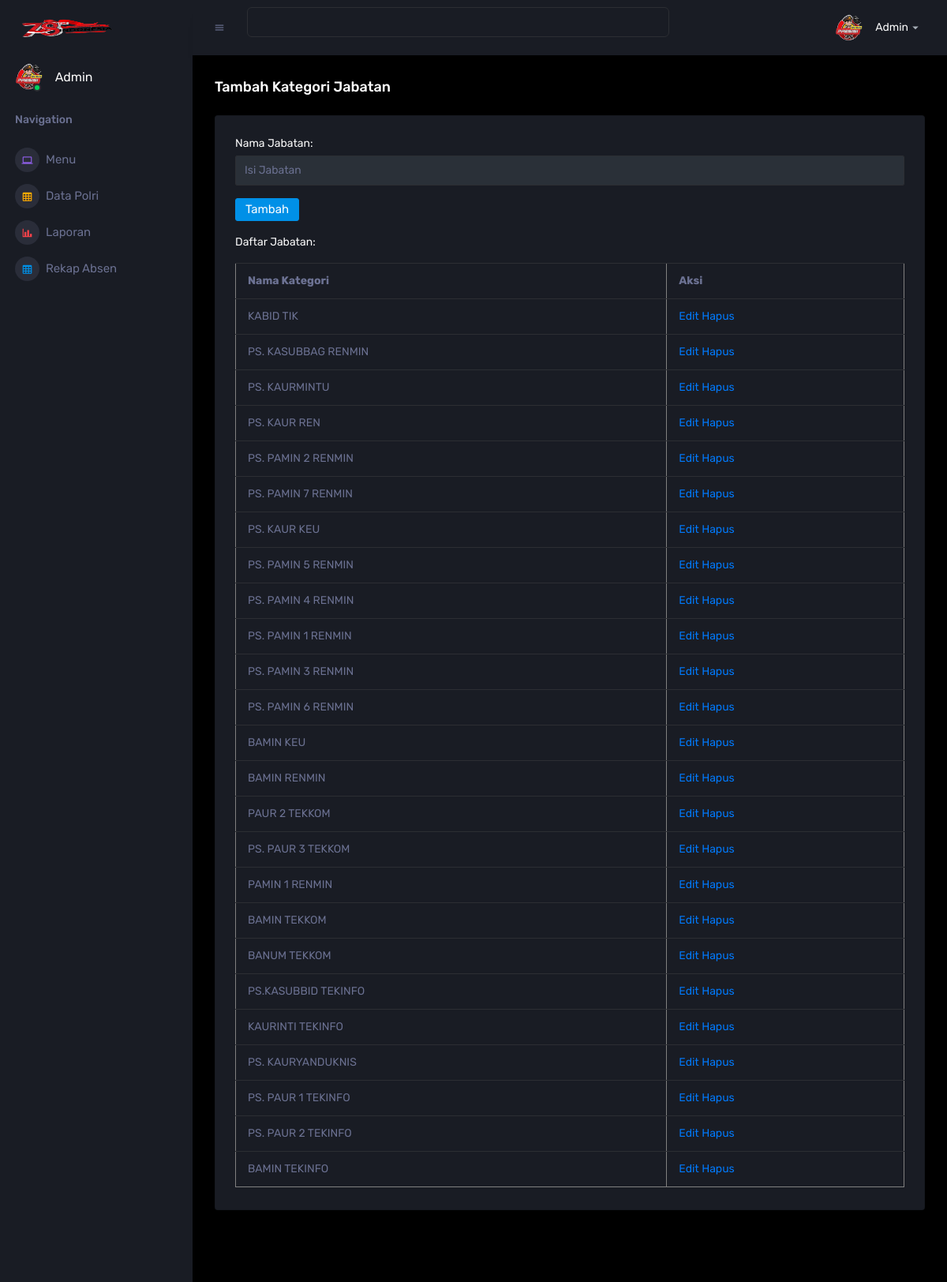
The app's page /admin/input_jabatan.php with its own data.
### tables this page shows
CREATE TABLE `jabatan` (
  `id_jabatan` int(11) NOT NULL,
  `nama_jabatan` varchar(20) NOT NULL
);

### admin/input_jabatan.php (the view, shortened to what this page needs)
<?php include 'tools/header.php';
include 'tools/config.php';
?>
<body>
<?php include 'tools/sidebar.php'; ?>
    <div class="container-fluid page-body-wrapper">
      <?php include 'tools/nav.php'; ?>
      <div class="main-panel">
        <div class="content-wrapper">
          <div class="page-header">
            <h3 class="page-title"> Tambah Kategori Jabatan</h3>
          </div>
          <div class="row">
            <div class="col-12 grid-margin stretch-card">
              <div class="card">
                <div class="card-body">
                  <form action="tools/kategori_jabatan.php" method="POST" name="">
                    <form class="forms-sample">
                      <div class="form-group">
                        <label for="nama_jabatan">Nama Jabatan:</label>
                        <input type="text" class="form-control" name="nama_jabatan" placeholder="Isi Jabatan" required>
                      </div>
                      <button type="submit" class="btn btn-primary mr-2" value="tambah">Tambah</button>
                    </form>
                  </form>
                  <?php
                  $sql = "SELECT * FROM jabatan";
                  $result = $db->query($sql);
                  if ($result->num_rows > 0) {
                      echo "<p>Daftar Jabatan:</p>";
                      echo "<table border='1' class=table table-bordered>
                              <tr>
                                  <th>Nama Kategori</th>
                                  <th>Aksi</th>
                              </tr>";
                      while ($row = $result->fetch_assoc()) {
                          echo "<tr>
                                  <td>" . $row["nama_jabatan"] . "</td>
                                  <td>
                                      <a href='tools/edit_jabatan.php?id=" . $row["id_jabatan"] . "'>Edit</a>
                                      <a href='tools/hapus_jabatan.php?id=" . $row["id_jabatan"] . "'>Hapus</a>
                                  </td>
                              </tr>";
                      }
                      echo "</table>";
                  } else {
                      echo "Belum ada kategori pangkat.";
                  }
                  ?>
                </div>
              </div>
            </div>
            <footer class="footer">
            </footer>
          </div>
        </div>
      </div>
    </div>
</body>

### admin/tools/header.php (shortened to what this page needs)
<head>
    <link rel="stylesheet" href="/admin/assets/vendors/mdi/css/materialdesignicons.min.css">
    <link rel="stylesheet" href="/admin/assets/vendors/css/vendor.bundle.base.css">
    <link rel="stylesheet" href="/admin/assets/css/style.css">
  </head>

### admin/tools/sidebar.php (shortened to what this page needs)
<div class="container-scroller">
    <nav class="sidebar sidebar-offcanvas" id="sidebar">
      <div class="sidebar-brand-wrapper d-none d-lg-flex align-items-center justify-content-center fixed-top">
        <a class="sidebar-brand brand-logo" href="menu.php"><img src="/admin/assets/images/hutri78.png" alt="logo"></a>
      </div>
      <ul class="nav">
        <li class="nav-item profile">
          <div class="profile-desc">
            <div class="profile-pic">
              <div class="count-indicator">
                <img class="img-xs rounded-circle " src="/admin/assets/images/presisi.png" alt="">
                <span class="count bg-success"></span>
              </div>
              <div class="profile-name">
                <h5 class="mb-0 font-weight-normal">Admin</h5>
              </div>
            </div>
          </div>
        </li>
        <li class="nav-item nav-category">
          <span class="nav-link">Navigation</span>
        </li>
        <li class="nav-item menu-items">
          <a class="nav-link" href="menu.php">
            <span class="menu-icon">
              <i class="mdi mdi-laptop"></i>
            </span>
            <span class="menu-title">Menu</span>
          </a>
        </li>
        <li class="nav-item menu-items">
          <a class="nav-link" href="data_karyawan.php">
            <span class="menu-icon">
              <i class="mdi mdi-table-large"></i>
            </span>
            <span class="menu-title">Data Polri</span>
          </a>
        </li>
        <li class="nav-item menu-items">
          <a class="nav-link" href="laporan.php">
            <span class="menu-icon">
              <i class="mdi mdi-chart-bar"></i>
            </span>
            <span class="menu-title">Laporan</span>
          </a>
        </li>
        <li class="nav-item menu-items">
            <a class="nav-link" href="rekap.php">
              <span class="menu-icon">
                <i class="mdi mdi-table-large"></i>
              </span>
              <span class="menu-title">Rekap Absen</span>
            </a>
          </li>
      </ul>
    </nav>

### admin/tools/nav.php (shortened to what this page needs)
<nav class="navbar p-0 fixed-top d-flex flex-row">
  <div class="navbar-menu-wrapper flex-grow d-flex align-items-stretch">
    <button class="navbar-toggler navbar-toggler align-self-center" type="button" data-toggle="minimize">
      <span class="mdi mdi-menu"></span>
    </button>
    <ul class="navbar-nav w-100">
      <li class="nav-item w-100">
        <form class="nav-link mt-2 mt-md-0 d-none d-lg-flex search">
          <input type="text" class="form-control" placeholder="">
        </form>
      </li>
    </ul>
    <ul class="navbar-nav navbar-nav-right">
      <li class="nav-item dropdown">
        <a class="nav-link" id="profileDropdown" href="#" data-toggle="dropdown">
          <div class="navbar-profile">
            <img class="img-xs rounded-circle" src="/admin/assets/images/presisi.png" alt="">
            <p class="mb-0 d-none d-sm-block navbar-profile-name">Admin</p>
            <i class="mdi mdi-menu-down d-none d-sm-block"></i>
          </div>
        </a>
      </li>
    </ul>
  </div>
</nav>

### records on screen
jabatan: nama_jabatan "KABID TIK"
jabatan: nama_jabatan "PS. KASUBBAG RENMIN"
jabatan: nama_jabatan "PS. KAURMINTU"
jabatan: nama_jabatan "PS. KAUR REN"
jabatan: nama_jabatan "PS. PAMIN 2 RENMIN"
jabatan: nama_jabatan "PS. PAMIN 7 RENMIN"
jabatan: nama_jabatan "PS. KAUR KEU"
jabatan: nama_jabatan "PS. PAMIN 5 RENMIN"
jabatan: nama_jabatan "PS. PAMIN 4 RENMIN"
jabatan: nama_jabatan "PS. PAMIN 1 RENMIN"
jabatan: nama_jabatan "PS. PAMIN 3 RENMIN"
jabatan: nama_jabatan "PS. PAMIN 6 RENMIN"
jabatan: nama_jabatan "BAMIN KEU"
jabatan: nama_jabatan "BAMIN RENMIN"
jabatan: nama_jabatan "PAUR 2 TEKKOM"
jabatan: nama_jabatan "PS. PAUR 3 TEKKOM"
jabatan: nama_jabatan "PAMIN 1 RENMIN"
jabatan: nama_jabatan "BAMIN TEKKOM"
jabatan: nama_jabatan "BANUM TEKKOM"
jabatan: nama_jabatan "PS.KASUBBID TEKINFO"
jabatan: nama_jabatan "KAURINTI TEKINFO"
jabatan: nama_jabatan "PS. KAURYANDUKNIS"
jabatan: nama_jabatan "PS. PAUR 1 TEKINFO"
jabatan: nama_jabatan "PS. PAUR 2 TEKINFO"
jabatan: nama_jabatan "BAMIN TEKINFO"
